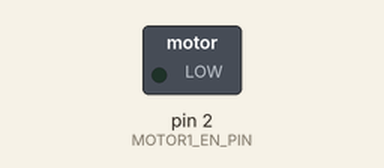
Simulated run of this sketch. Board: Arduino Uno, built with avr-gcc and run on an emulated ATmega328P. Shown: switched loads named in the sketch (green lamp = pin HIGH).

Above: at 2.5 s.
At 7.5 s:
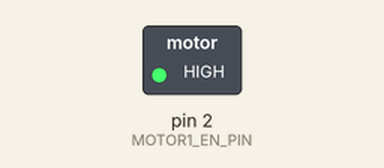
Timing chart, 0 to 13.0 s (numbered marks = the images above):
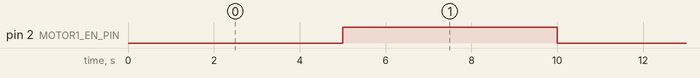

The sketch:

HVGS_001.ino
```cpp
/*
Author :sanjyot kadu
Date : 15-04-2025

rev_001 :
1. adding relay ON OFF Code
*/

#define MOTOR1_EN_PIN 2  // D2 Is 12 v relay of motor 1

void setup() {
  pinMode(MOTOR1_EN_PIN, OUTPUT);
}

void loop() {
  makeMotor1OnOFF(true);   // Turn ON motor (Enable)
  delay(5000);             // Wait 5 seconds
  makeMotor1OnOFF(false);  // Turn OFF motor (Disable)
  delay(5000);             // Wait 5 seconds
}

void makeMotor1OnOFF(bool State) {
  digitalWrite(MOTOR1_EN_PIN, State ? LOW : HIGH); // LOW = Enable, HIGH = Disable
}
```

Measured:
- by itself, pin 2 (MOTOR1_EN_PIN): alternates HIGH for 5.0 s and LOW for 5.0 s
